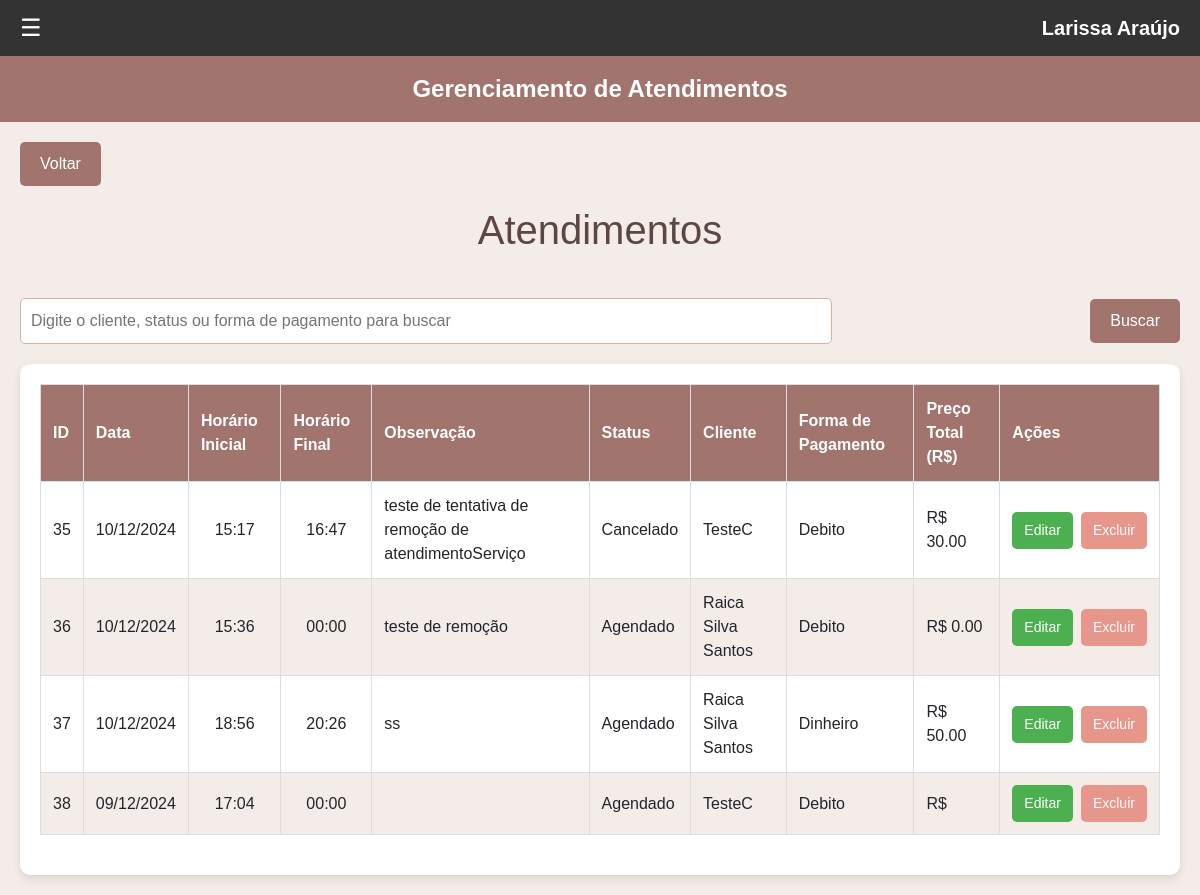
Page /adminAtendimentos.php (signed in) on the committed database.
### tables this page shows
CREATE TABLE `atendimentos` (
  `idAtendimento` int(11) NOT NULL AUTO_INCREMENT,
  `data` date NOT NULL,
  `horarioInicio` time NOT NULL,
  `horarioFinaliza` time DEFAULT NULL,
  `comentario` varchar(90) DEFAULT NULL,
  `status` varchar(20) NOT NULL COMMENT 'A-Agendado\\nC-Cancelado\\nF-Finalizado',
  `precoTotal` decimal(8,2) DEFAULT NULL,
  `idFormaPagamento` int(11) NOT NULL,
  `idCliente` int(11) NOT NULL,
  PRIMARY KEY (`idAtendimento`),
  KEY `fk_atendimentos_TiposPagamentos_idx` (`idFormaPagamento`),
  KEY `fkatendimentos_clientes` (`idCliente`),
  CONSTRAINT `fk_atendimentos_TiposPagamentos` FOREIGN KEY (`idFormaPagamento`) REFERENCES `formaspagamentos` (`idFormaPagamento`),
  CONSTRAINT `fkatendimentos_clientes` FOREIGN KEY (`idCliente`) REFERENCES `clientes` (`idCliente`) ON DELETE NO ACTION ON UPDATE NO ACTION
);

CREATE TABLE `clientes` (
  `idCliente` int(11) NOT NULL AUTO_INCREMENT,
  `nomeCliente` varchar(45) NOT NULL,
  `email` varchar(45) DEFAULT NULL,
  `senha` varchar(45) NOT NULL,
  `contatoCliente` mediumtext NOT NULL,
  `cpf` mediumtext NOT NULL,
  PRIMARY KEY (`idCliente`)
);

CREATE TABLE `formaspagamentos` (
  `idFormaPagamento` int(11) NOT NULL AUTO_INCREMENT,
  `descricaoPagamento` varchar(45) NOT NULL,
  PRIMARY KEY (`idFormaPagamento`)
);

### adminAtendimentos.php (the view, shortened to what this page needs)
<?php
    include_once("includes/conexao.php");
?>
<!DOCTYPE html>
<html lang="pt-br">
<head>
    <link href="https://cdn.jsdelivr.net/npm/bootstrap@5.3.3/dist/css/bootstrap.min.css" rel="stylesheet">
    <link rel="stylesheet" type="text/css" href="css/estilo_adminAtendimentos.css">
</head>
<body>
     <?php
        include_once('includes/menuProfissional.php');
    ?>
    <header>Gerenciamento de Atendimentos</header>
    <div class="container">
        <a href="homeAdmin.php" class="back-button">Voltar</a>
        <h1>Atendimentos</h1>
        ?><br>
        <div class="search-container">
            <input type="text" id="searchInput" placeholder="Digite o cliente, status ou forma de pagamento para buscar">
            <button onclick="search()">Buscar</button>
        </div>
        <div class="table-container">
            <table>
                <thead>
                    <tr>
                        <th>ID</th>
                        <th>Data</th>
                        <th>Horário Inicial</th>
                        <th>Horário Final</th>
                        <th>Observação</th>
                        <th>Status</th>
                        <th>Cliente</th>
                        <th>Forma de Pagamento</th>
                        <th>Preço Total (R$)</th>
                        <th>Ações</th>
                    </tr>
                </thead>
                <tbody id="atendimentosTable">
                    <?php
                        if (!isset($_GET['data'])) {
                            $sql = "SELECT * FROM atendimentos
                                INNER JOIN formaspagamentos ON atendimentos.idFormaPagamento=formaspagamentos.idFormaPagamento
                                INNER JOIN clientes ON atendimentos.idCliente=clientes.idCliente
                                ORDER BY idAtendimento ASC";
                        }
                        $resultados = mysqli_query($conn, $sql);
                        while ($dados = mysqli_fetch_assoc($resultados)) {
                            $dataFormatada = date('d/m/Y', strtotime($dados['data']));
                            $horarioInicioFormatado = date('H:i', strtotime($dados['horarioInicio']));
                            $horarioFinalizaFormatado = date('H:i', strtotime($dados['horarioFinaliza']));
                            echo '<tr>
                                    <td>'.$dados['idAtendimento'].'</td>
                                    <td class="centro">'.$dataFormatada.'</td>
                                    <td class="centro">'.$horarioInicioFormatado.'</td>
                                    <td class="centro">'.$horarioFinalizaFormatado.'</td>
                                    <td>'.$dados['comentario'].'</td>
                                    <td>'.$dados['status'].'</td>
                                    <td>'.$dados['nomeCliente'].'</td>
                                    <td>'.$dados['descricaoPagamento'].'</td>
                                    <td>R$ '.$dados['precoTotal'].'</td>
                                    <td>
                                        <div class="botoes">
                                            <a class="btn btn-edit" href="cadastrarAtendimento.php?idAtendimento='.$dados['idAtendimento'].'">Editar</a>
                                            <a href="#excluir" data-toggle="modal" data-target="#excluir_'.$dados['idAtendimento'].'" class= "btn btn-delete">Excluir</a>
                                        </div>
                                    </td>
                                  </tr>';
                        }
                    ?>
                </tbody>
            </table>
        </div>
    </div>
</body>
</html>

### includes/menuProfissional.php (shortened to what this page needs)
<!DOCTYPE html>
<html lang="pt-BR">
<head>
    <link href="https://cdnjs.cloudflare.com/ajax/libs/font-awesome/5.15.4/css/all.min.css" rel="stylesheet">
</head>
<body>
    <div class="navbar">
        <span class="menu-icon" onclick="toggleMenu()">☰</span>
        <div class="logo">Larissa Araújo</div>
    </div>
</body>
</html>

### css/estilo_adminAtendimentos.css (style rules this page uses)
body { font-family: Arial, sans-serif; margin: 0; padding: 0; background-color: #f4ece8; }
header { background-color: #a1746d; color: white; padding: 15px 20px; text-align: center; font-size: 24px; font-weight: bold; }
.container { padding: 20px; max-width: 1200px; margin: 0 auto; }
h1 { text-align: center; margin-bottom: 20px; color: #5c4742; }
.search-container { display: flex; justify-content: space-between; align-items: center; margin-bottom: 20px; }
.search-container input { padding: 10px; font-size: 16px; width: 70%; border: 1px solid #d3b1a1; border-radius: 5px; }
.search-container button { padding: 10px 20px; font-size: 16px; background-color: #a1746d; color: white; border: none; border-radius: 5px; cursor: pointer; }
.table-container { background-color: white; border-radius: 10px; box-shadow: 0 4px 10px rgba(0, 0, 0, 0.1); padding: 20px; overflow-x: auto; }
table { width: 100%; border-collapse: collapse; margin-bottom: 20px; }
th, td { padding: 12px; text-align: left; border: 1px solid #ddd; }
th { background-color: #a1746d; color: white; }
tr:nth-child(even) { background-color: #f4ece8; }
.botoes { display: flex; gap: 8px; }
.btn { padding: 8px 12px; font-size: 14px; border: none; border-radius: 5px; cursor: pointer; }
.btn-edit { background-color: #4CAF50; color: white; }
.btn-delete { background-color: #e7968b; color: white; }
.back-button { display: inline-block; margin-bottom: 20px; padding: 10px 20px; background-color: #a1746d; color: white; text-decoration: none; border-radius: 5px; }
.centro { text-align: center; }

### includes/menuProfissional.php (style rules this page uses)
body { font-family: Arial, sans-serif; margin: 0; padding: 0; }
.navbar { display: flex; justify-content: space-between; align-items: center; background-color: #333; color: white; padding: 10px 20px; position: sticky; top: 0; z-index: 1000; }
.navbar .logo { font-size: 20px; font-weight: bold; }
.menu-icon { cursor: pointer; font-size: 24px; }

### rows in the picture
atendimentos: idAtendimento "35", data "10/12/2024", horarioInicio "15:17", horarioFinaliza "16:47", comentario "teste de tentativa de remoção de atendimentoServiço", status "Cancelado", idCliente.nomeCliente "TesteC", idFormaPagamento.descricaoPagamento "Debito", precoTotal "30.00"
atendimentos: idAtendimento "36", data "10/12/2024", horarioInicio "15:36", horarioFinaliza "00:00", comentario "teste de remoção", status "Agendado", idCliente.nomeCliente "Raica Silva Santos", idFormaPagamento.descricaoPagamento "Debito", precoTotal "0.00"
atendimentos: idAtendimento "37", data "10/12/2024", horarioInicio "18:56", horarioFinaliza "20:26", comentario "ss", status "Agendado", idCliente.nomeCliente "Raica Silva Santos", idFormaPagamento.descricaoPagamento "Dinheiro", precoTotal "50.00"
atendimentos: idAtendimento "38", data "09/12/2024", horarioInicio "17:04", horarioFinaliza "00:00", status "Agendado", idCliente.nomeCliente "TesteC", idFormaPagamento.descricaoPagamento "Debito"
